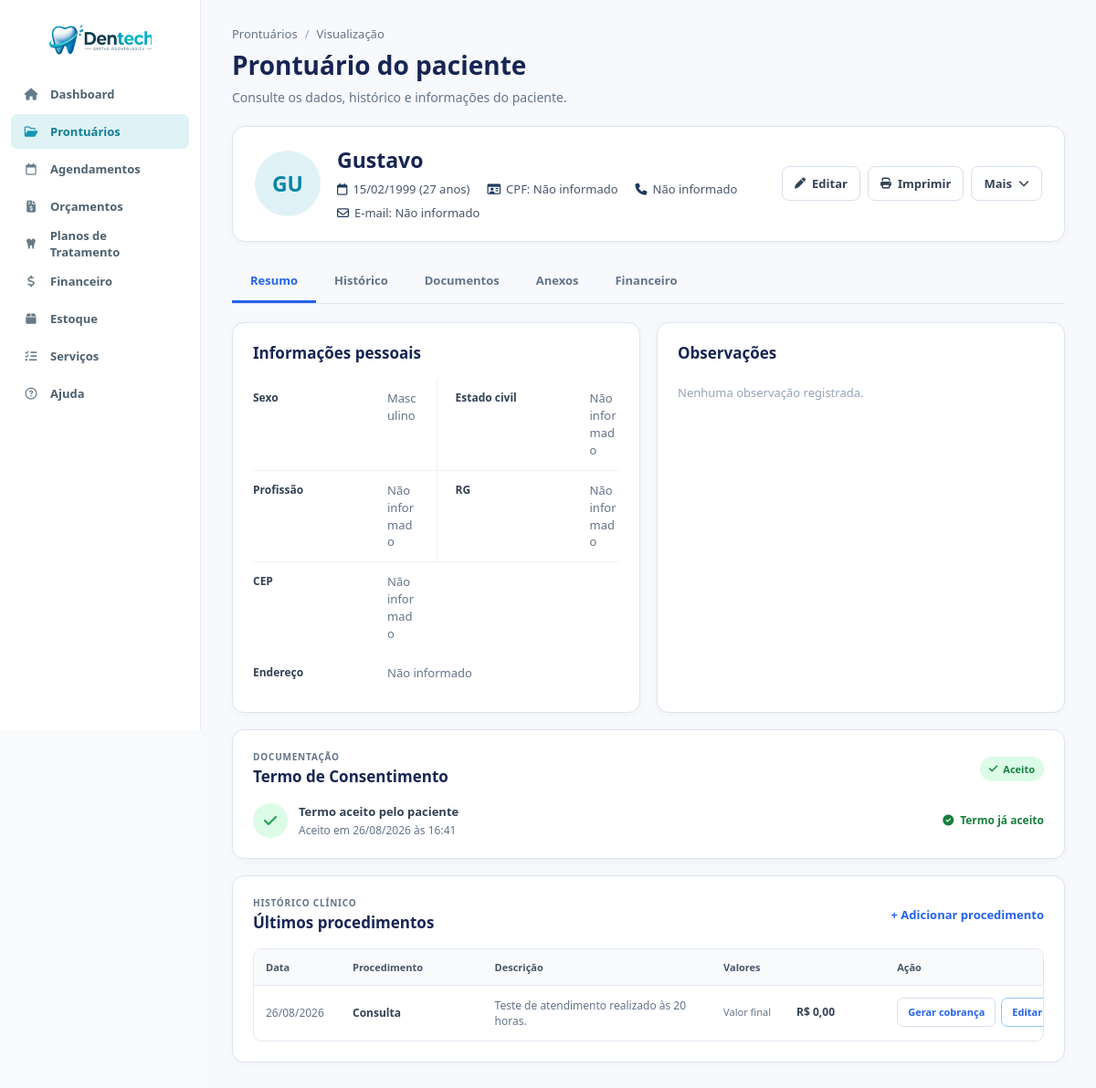
Page /visualizar_prontuario.php?id=5 (signed in) on the earlier database version.
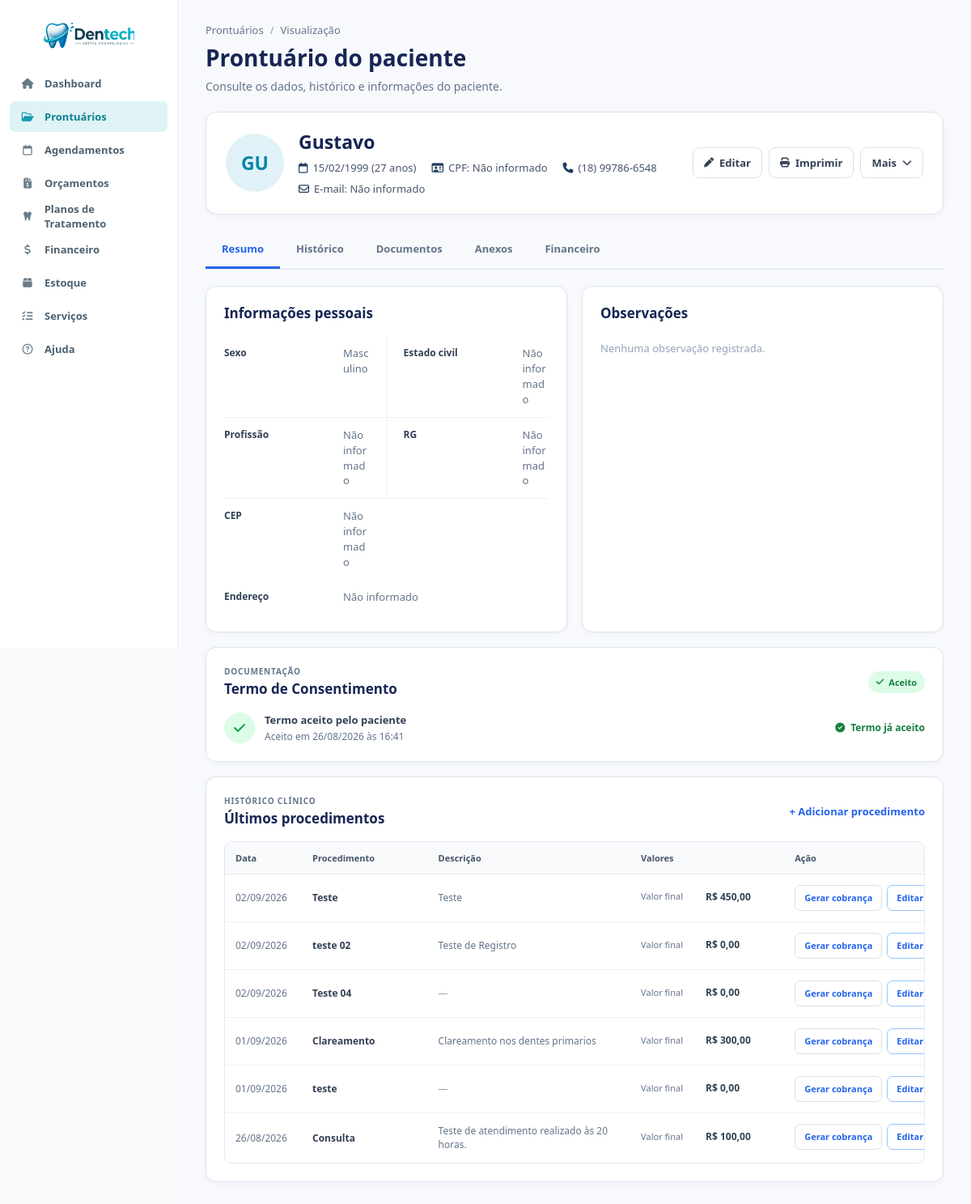
Same page on the later database version.
### tables this page shows
CREATE TABLE `prontuarios` (
  `id` int NOT NULL AUTO_INCREMENT,
  `paciente` varchar(255) NOT NULL,
  `nascimento` date NOT NULL,
  `sexo` enum('Masculino','Feminino','Outro') DEFAULT NULL,
  `estado_civil` varchar(50) DEFAULT NULL,
  `profissao` varchar(100) DEFAULT NULL,
  `rg` varchar(20) DEFAULT NULL,
  `cpf` varchar(14) DEFAULT NULL,
  `endereco` text,
  `cep` varchar(10) DEFAULT NULL,
  `telefone` varchar(20) DEFAULT NULL,
  `email` varchar(255) DEFAULT NULL,
  `observacoes` text,
  `tratamento_odonto` text,
  `tratamento_medico` text,
  `medicamento_continuo` text,
  `alergia_medicamento` text,
  `alergia_outras` text,
  `problemas_saude` text,
  `gravida_meses` varchar(10) DEFAULT NULL,
  `fuma_tempo` varchar(50) DEFAULT NULL,
  `fuma_cigarros_dia` varchar(20) DEFAULT NULL,
  `bebida_frequencia` varchar(100) DEFAULT NULL,
  `drogas_uso` text,
  `doencas_transmissiveis` text,
  `cancer_familiar` text,
  `tratamento_cancer` text,
  `created_at` timestamp NOT NULL DEFAULT CURRENT_TIMESTAMP,
  `termo_consentimento_aceito` tinyint(1) NOT NULL DEFAULT '0',
  `termo_consentimento_aceito_em` datetime DEFAULT NULL,
  PRIMARY KEY (`id`),
  UNIQUE KEY `uq_prontuarios_cpf` (`cpf`)
);

CREATE TABLE `procedimentos` (
  `id` int NOT NULL AUTO_INCREMENT,
  `paciente_id` int NOT NULL,
  `titulo` varchar(255) NOT NULL,
  `descricao` text,
  `medicamentos` text,
  `valor_materiais` decimal(10,2) NOT NULL DEFAULT '0.00',
  `valor_mao_obra` decimal(10,2) NOT NULL DEFAULT '0.00',
  `valor_final` decimal(10,2) NOT NULL DEFAULT '0.00',
  `data_procedimento` date NOT NULL,
  `orcamento_id` int DEFAULT NULL,
  `plano_item_id` int DEFAULT NULL,
  `agendamento_id` int DEFAULT NULL,
  PRIMARY KEY (`id`),
  KEY `paciente_id` (`paciente_id`),
  KEY `idx_procedimento_orcamento` (`orcamento_id`),
  KEY `idx_procedimento_plano_item` (`plano_item_id`),
  KEY `idx_procedimento_agendamento` (`agendamento_id`),
  CONSTRAINT `fk_procedimento_agendamento` FOREIGN KEY (`agendamento_id`) REFERENCES `agendamentos` (`id`) ON DELETE SET NULL ON UPDATE CASCADE,
  CONSTRAINT `fk_procedimento_orcamento` FOREIGN KEY (`orcamento_id`) REFERENCES `orcamentos` (`id`) ON DELETE SET NULL,
  CONSTRAINT `fk_procedimento_plano_item` FOREIGN KEY (`plano_item_id`) REFERENCES `planos_tratamento_itens` (`id`) ON DELETE SET NULL ON UPDATE CASCADE,
  CONSTRAINT `procedimentos_ibfk_1` FOREIGN KEY (`paciente_id`) REFERENCES `prontuarios` (`id`) ON DELETE CASCADE
);

### visualizar_prontuario.php (the view, shortened to what the changed rows need)
<?php
require_once 'conexao/conexao.php';
$id = (int) $_GET['id'];
$isPrint = isset($_GET['print']) && $_GET['print'] == '1';
$stmt = $pdo->prepare("
    SELECT *
    FROM prontuarios
    WHERE id = ?
");
$stmt->execute([$id]);
$prontuario = $stmt->fetch(PDO::FETCH_ASSOC);
$stmtConsentimento = $pdo->prepare("
    SELECT aceito, data_aceite
    FROM consentimentos
    WHERE prontuario_id = ?
    ORDER BY id DESC
    LIMIT 1
");
$stmtConsentimento->execute([$id]);
$consentimento = $stmtConsentimento->fetch(PDO::FETCH_ASSOC);
$dataNasc = new DateTime($prontuario['nascimento']);
$hoje = new DateTime();
$idade = $hoje->diff($dataNasc)->y;
$nomeCompleto = trim($prontuario['paciente']);
$partesNome = preg_split('/\s+/', $nomeCompleto);
if (count($partesNome) >= 2) {
    $iniciais =
        mb_substr($partesNome[0], 0, 1) .
        mb_substr($partesNome[count($partesNome) - 1], 0, 1);
} else {
    $iniciais = mb_substr($nomeCompleto, 0, 2);
}
$iniciais = mb_strtoupper($iniciais);
$stmtProc = $pdo->prepare("
    SELECT
        p.*
    FROM procedimentos p
    WHERE p.paciente_id = ?
    ORDER BY p.data_procedimento DESC
");
$stmtProc->execute([$id]);
$procedimentos = $stmtProc->fetchAll(PDO::FETCH_ASSOC);
$consentimentoAceito = !empty($consentimento)
    && (int)($consentimento['aceito'] ?? 0) === 1;
$termoAceito = (isset($prontuario['termo_consentimento_aceito'])
    && (int)$prontuario['termo_consentimento_aceito'] === 1)
    || $consentimentoAceito;
$dataAceite = $prontuario['termo_consentimento_aceito_em']
    ?? ($consentimento['data_aceite'] ?? null);
?>
<!DOCTYPE html>
<html lang="pt-BR">
<head>
    <link
        rel="stylesheet"
        href="css/global.css">
    <link
        rel="stylesheet"
        href="css/variables.css">
    <link
        rel="stylesheet"
        href="css/layout.css">
    <link
        rel="stylesheet"
        href="css/vis_prontuario.css">
    <link
        rel="stylesheet"
        href="https://cdnjs.cloudflare.com/ajax/libs/font-awesome/6.5.2/css/all.min.css">
</head>
<body class="<?= $isPrint ? 'print-mode' : '' ?>">
    <main class="prontuario-page">
        <div class="page-header">
            <div class="page-header-info">
                <h1>
                    Prontuário do paciente
                </h1>
            </div>
        </div>
        <section class="patient-header">
            <div class="patient-main">
                <div class="patient-avatar">
                    <?= htmlspecialchars($iniciais) ?>
                </div>
                <div class="patient-info">
                    <h2>
                        <?= htmlspecialchars($prontuario['paciente']) ?>
                    </h2>
                    <div class="patient-details">
                        <span>
                            <i class="fa-regular fa-calendar"></i>
                            <?= date(
                                'd/m/Y',
                                strtotime($prontuario['nascimento'])
                            ) ?>
                            (<?= $idade ?> anos)
                        </span>
                        <span>
                            <i class="fa-regular fa-id-card"></i>
                            CPF:
                            <?= htmlspecialchars(
                                $prontuario['cpf'] ?: 'Não informado'
                            ) ?>
                        </span>
                        <span>
                            <i class="fa-solid fa-phone"></i>
                            <?= htmlspecialchars(
                                $prontuario['telefone'] ?: 'Não informado'
                            ) ?>
                        </span>
                        <span>
                            <i class="fa-regular fa-envelope"></i>
                            E-mail: <?= htmlspecialchars($prontuario['email'] ?: 'Não informado') ?>
                        </span>
                    </div>
                </div>
            </div>
        </section>
        <div
            class="tab-content active"
            id="tab-resumo">
            <div class="content-grid">
                <section class="info-card">
                    <div class="card-header">
                        <h2>
                            Informações pessoais
                        </h2>
                    </div>
                    <div class="info-list">
                        <div class="info-item">
                            <strong>Sexo</strong>
                            <span>
                                <?= htmlspecialchars(
                                    $prontuario['sexo'] ?: 'Não informado'
                                ) ?>
                            </span>
                        </div>
                        <div class="info-item">
                            <strong>Estado civil</strong>
                            <span>
                                <?= htmlspecialchars(
                                    $prontuario['estado_civil'] ?: 'Não informado'
                                ) ?>
                            </span>
                        </div>
                        <div class="info-item">
                            <strong>Profissão</strong>
                            <span>
                                <?= htmlspecialchars(
                                    $prontuario['profissao'] ?: 'Não informado'
                                ) ?>
                            </span>
                        </div>
                        <div class="info-item">
                            <strong>RG</strong>
                            <span>
                                <?= htmlspecialchars(
                                    $prontuario['rg'] ?: 'Não informado'
                                ) ?>
                            </span>
                        </div>
                        <div class="info-item">
                            <strong>CEP</strong>
                            <span>
                                <?= htmlspecialchars(
                                    $prontuario['cep'] ?: 'Não informado'
                                ) ?>
                            </span>
                        </div>
                        <div class="info-item info-item-full">
                            <strong>Endereço</strong>
                            <span>
                                <?= nl2br(
                                    htmlspecialchars(
                                        $prontuario['endereco'] ?: 'Não informado'
                                    )
                                ) ?>
                            </span>
                        </div>
                    </div>
                </section>
                <section class="info-card">
                    <div class="card-header">
                        <h2>
                            Observações
                        </h2>
                    </div>
                </section>
            </div>
            <section class="info-card consent-card">
                <div class="card-header">
                    <div>
                        <h2>
                            Termo de Consentimento
                        </h2>
                    </div>
                </div>
                <div class="consent-content">
                    <?php if ($termoAceito): ?>
                        <div class="consent-status accepted">
                            <div>
                                <strong>
                                    Termo aceito pelo paciente
                                </strong>
                                <?php if ($dataAceite): ?>
                                    <span>
                                        Aceito em
                                        <?= date(
                                            'd/m/Y \à\s H:i',
                                            strtotime($dataAceite)
                                        ) ?>
                                    </span>
                                <?php endif; ?>
                            </div>
                        </div>
                    <?php endif; ?>
                </div>
            </section>
            <section class="info-card procedures-card">
                <div class="card-header">
                    <div>
                        <h2>
                            Últimos procedimentos
                        </h2>
                    </div>
                </div>
                <?php if (empty($procedimentos)): ?>
                    <div class="empty-state">
                        <div class="empty-icon">
                            <i class="fa-regular fa-folder-open"></i>
                        </div>
                        <strong>
                            Nenhum procedimento registrado
                        </strong>
                        <span>
                            Os procedimentos realizados neste paciente
                            aparecerão aqui.
                        </span>
                    </div>
                <?php else: ?>
                    <div class="table-wrapper">
                        <table class="procedures-table">
                            <thead>
                                <tr>
                                    <th>Data</th>
                                    <th>Procedimento</th>
                                    <th>Descrição</th>
                                    <th>Valores</th>
                                    <?php if (!$isPrint): ?>
                                        <th>Ação</th>
                                    <?php endif; ?>
                                </tr>
                            </thead>
                            <tbody>
                                <?php foreach ($procedimentos as $proc): ?>
                                    <tr>
                                        <td>
                                            <?= date(
                                                'd/m/Y',
                                                strtotime(
                                                    $proc['data_procedimento']
                                                )
                                            ) ?>
                                        </td>
                                        <td>
                                            <strong>
                                                <?= htmlspecialchars(
                                                    $proc['titulo']
                                                ) ?>
                                            </strong>
                                        </td>
                                        <td>
                                            <?php
                                            $descricao =
                                                trim(
                                                    $proc['descricao'] ?? ''
                                                );
                                            if ($descricao === '') {
                                                echo '<span class="muted">—</span>';
                                            } else {
                                                echo htmlspecialchars(
                                                    mb_strimwidth(
                                                        $descricao,
                                                        0,
                                                        100,
                                                        '...'
                                                    )
                                                );
                                            }
                                            ?>
                                        </td>
                                        <td class="procedure-values">
                                            <div class="procedure-value-line">
                                                <span>Valor final</span>
                                                <strong>
                                                    R$
                                                    <?= number_format(
                                                        (float)($proc['valor_final'] ?? 0),
                                                        2,
                                                        ',',
                                                        '.'
                                                    ) ?>
                                                </strong>
                                            </div>
                                        </td>
                                        <?php if (!$isPrint): ?>
                                            <td class="procedure-actions">
                                                <a
                                                    href="gerar_cobranca_procedimento.php?procedimento_id=<?= (int)$proc['id'] ?>"
                                                    class="table-action btn-gerar-cobranca">
                                                    Gerar cobrança
                                                </a>
                                                <a
                                                    class="table-action btn-editar-procedimento"
                                                    href="adicionar_procedimento.php?prontuario_id=<?= $id ?>&procedimento_id=<?= (int)$proc['id'] ?>">
                                                    Editar
                                                </a>
                                            </td>
                                        <?php endif; ?>
                                    </tr>
                                <?php endforeach; ?>
                            </tbody>
                        </table>
                    </div>
                <?php endif; ?>
            </section>
        </div>
    </main>
</body>
</html>

Differences in the rows shown:
changed prontuarios "GU": telefone "Não informado" → "(18) 99786-6548"
added procedimentos: data_procedimento "02/09/2026", titulo "Teste", descricao "Teste", valor_final "450,00"
added procedimentos: data_procedimento "02/09/2026", titulo "teste 02", descricao "Teste de Registro", valor_final "0,00"
added procedimentos: data_procedimento "02/09/2026", titulo "Teste 04", valor_final "0,00"
added procedimentos: data_procedimento "01/09/2026", titulo "Clareamento", descricao "Clareamento nos dentes primarios", valor_final "300,00"
added procedimentos: data_procedimento "01/09/2026", titulo "teste", valor_final "0,00"
changed procedimentos "Consulta": valor_final "0,00" → "100,00"
